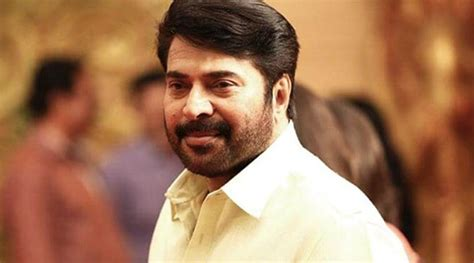
#> input picture Resources/mamooty/th-115313118.jpg, 474 x 263 px; its folder holds only this picture in this run
$ python TrainFaces.py
#> lines starting #> are read from the running program, lines starting #| are printed output that depends on the picture
import cv2
import os
import pickle
import numpy as np

people = []
DIR = os.getcwd() + "/Resources"
for i in os.listdir(DIR):
    if os.path.isdir(os.path.join(DIR,i)):
      people.append(i)
#> pass 2 of the loop `for i in os.listdir(DIR):`:


cascadePath = "haarcascade_frontalface_default.xml"
faceCascade = cv2.CascadeClassifier(cascadePath)
recognizer = cv2.face.LBPHFaceRecognizer_create()


def get_images_and_labels():
    images = []
    labels = []
    names = []
    for person in people:
        path = os.path.join(DIR, person)
        name = person
        label = people.index(person)
        image_paths = [os.path.join(path, f) for f in os.listdir(path)]
        names.append(name)
        for image_path in image_paths:
            img = cv2.imread(image_path)
#> img is the input picture: shape (263, 474, 3); mean B, G, R 88.7, 119.3, 164.1
            print(image_path)
            imgGray = cv2.cvtColor(img,cv2.COLOR_BGR2GRAY)
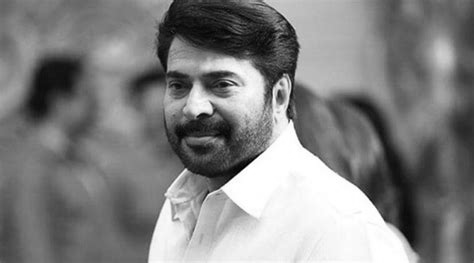
#> imgGray: shape (263, 474); min 0, max 255, mean 129.2
            faces = faceCascade.detectMultiScale(imgGray)
#> faces = [[326, 110, 50, 50], [86, 110, 84, 84], [129, 30, 142, 142]]
            for ( x, y, w , h) in faces:
                images.append(imgGray[y:y+h, x:x+w])
                labels.append(label)
#> this loop made 3 passes
#> after the loop, images = 3 items; labels = [0, 0, 0]

        print("Training {} completed.... ".format(person))
#> pass 2 of the loop in get_images_and_labels, `for person in people:`:
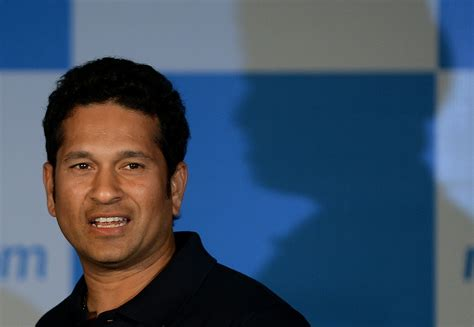
#> input picture Resources/sachin/th-1512845446.jpg, 474 x 327 px
#> in get_images_and_labels, img is the input picture: shape (327, 474, 3); mean B, G, R 99.9, 79.9, 62.9
#> in get_images_and_labels, `imgGray = cv2.cvtColor(img,cv2.COLOR_BGR2GRAY)`:
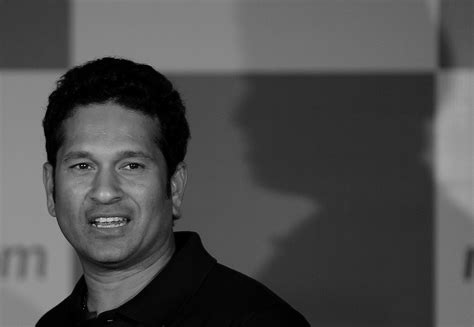
#> imgGray: shape (327, 474); min 0, max 210, mean 77.1
#> faces = [[44, 116, 129, 129]]
#> the loop in get_images_and_labels, `for ( x, y, w , h) in faces:` made 1 pass
#> after the loop in get_images_and_labels, `for ( x, y, w , h) in faces:`: images = 4 items; labels = [0, 0, 0, 1]
    return images,labels,names

images, labels, names = get_images_and_labels()
#> images = 4 items; labels = [0, 0, 0, 1]; names = ['mamooty', 'sachin']
cv2.destroyAllWindows()

recognizer.train(images,np.array(labels))
recognizer.save("bin/trained.yml")

with open('bin/names.data', 'wb') as filehandle:
    pickle.dump(names, filehandle)

print("\nTraing Succesfully Completed....")
